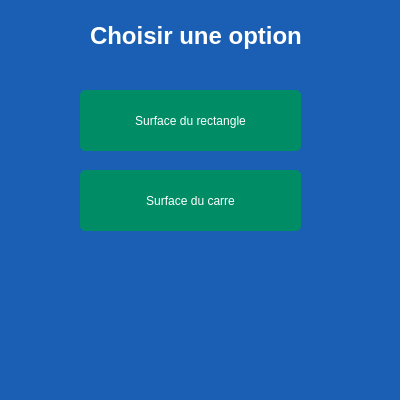
<?xml version="1.0" encoding="UTF-8"?>
<ui version="4.0">
 <class>MainWindow</class>
 <widget class="QMainWindow" name="MainWindow">
  <property name="geometry">
   <rect>
    <x>0</x>
    <y>0</y>
    <width>400</width>
    <height>400</height>
   </rect>
  </property>
  <property name="minimumSize">
   <size>
    <width>400</width>
    <height>400</height>
   </size>
  </property>
  <property name="maximumSize">
   <size>
    <width>400</width>
    <height>400</height>
   </size>
  </property>
  <property name="windowTitle">
   <string>ACCUEIL</string>
  </property>
  <property name="styleSheet">
   <string notr="true">background-color: rgb(26, 95, 180);</string>
  </property>
  <widget class="QWidget" name="centralwidget">
   <widget class="QPushButton" name="btn_rectangle">
    <property name="geometry">
     <rect>
      <x>80</x>
      <y>90</y>
      <width>221</width>
      <height>61</height>
     </rect>
    </property>
    <property name="styleSheet">
     <string notr="true">background-color: rgb(0, 141, 102);
color: rgb(255, 255, 255);
border-radius:5px;</string>
    </property>
    <property name="text">
     <string>Surface du rectangle</string>
    </property>
   </widget>
   <widget class="QPushButton" name="btn_carre">
    <property name="geometry">
     <rect>
      <x>80</x>
      <y>170</y>
      <width>221</width>
      <height>61</height>
     </rect>
    </property>
    <property name="styleSheet">
     <string notr="true">background-color: rgb(0, 141, 102);
color: rgb(255, 255, 255);
border-radius:5px;</string>
    </property>
    <property name="text">
     <string>Surface du carre</string>
    </property>
   </widget>
   <widget class="QLabel" name="label">
    <property name="geometry">
     <rect>
      <x>90</x>
      <y>20</y>
      <width>211</width>
      <height>31</height>
     </rect>
    </property>
    <property name="font">
     <font>
      <pointsize>18</pointsize>
      <weight>75</weight>
      <bold>true</bold>
     </font>
    </property>
    <property name="styleSheet">
     <string notr="true">color: rgb(255, 255, 255);</string>
    </property>
    <property name="text">
     <string>Choisir une option</string>
    </property>
   </widget>
  </widget>
 </widget>
 <resources/>
 <connections/>
</ui>
